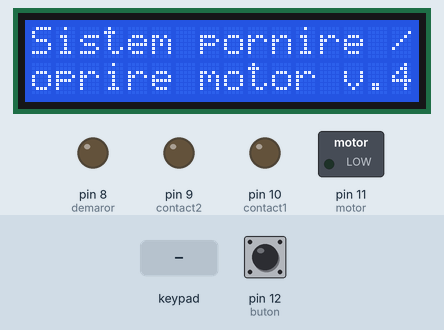
This sketch was run on a simulated Arduino Uno, built with avr-gcc and run on an emulated ATmega328P. Parts: 16×2 character LCD, switched loads named in the sketch (green lamp = pin HIGH), output pins drawn as LEDs (lit = HIGH). The inputs (shaded band) are chosen by the test bench; at power-on: pin 12 (buton) HIGH.

Above: at 0.1 s.
4.3 s: pin 12 (buton) pulled LOW for 3.2 s
At 6.5 s:
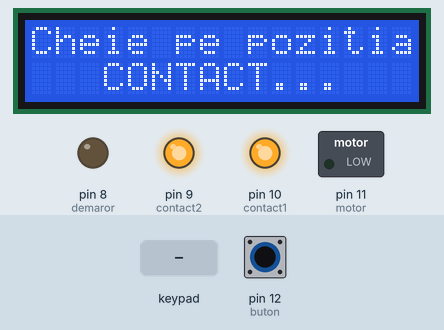
9.0 s: pin 12 (buton) pulled LOW for 0.15 s
At 10.7 s:
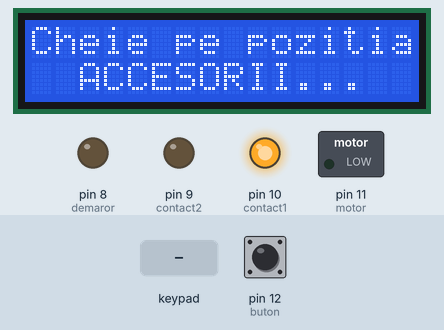
11.0 s: pin 12 (buton) pulled LOW for 1 s
At 12.1 s:
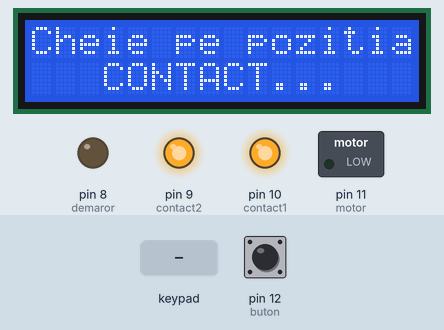
13.5 s: keypad keys 1 2 3 4 # pressed 0.4 s apart
At 16.3 s:
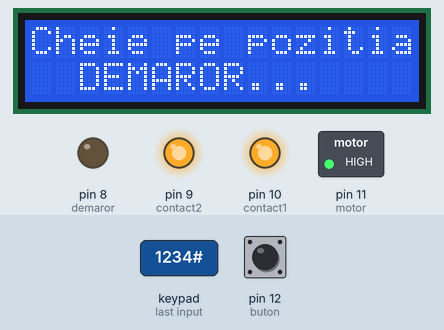
17.0 s: pin 12 (buton) pulled LOW for 0.15 s
At 18.3 s:
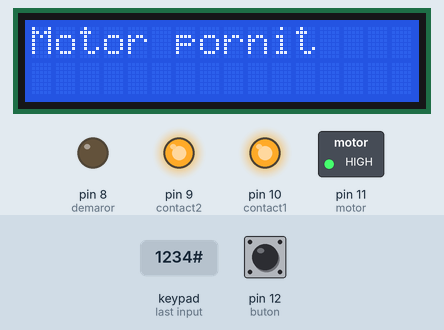
18.6 s: pin 12 (buton) pulled LOW for 3.2 s
At 22.4 s:
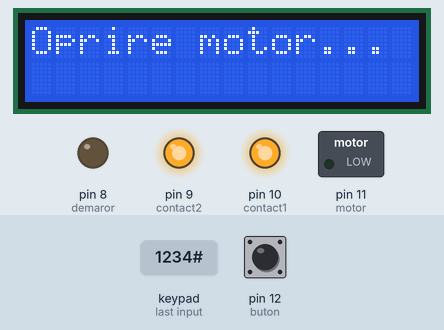
Timing chart, 0 to 25.3 s (numbered marks = the images above; inputs shaded):
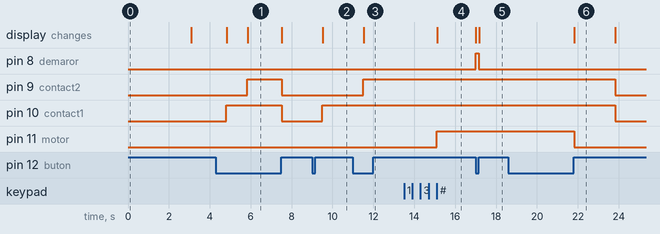

Measured:
- after the input at 4.3 s, pin 9 (contact2): LOW → HIGH after 1.5 s, → LOW 1.7 s later; pin 10 (contact1): LOW → HIGH after 0.50 s, → LOW 2.7 s later; the display: first changes after 0.53 s (image 1 shows a later state)
- after the input at 9.0 s, pin 10 (contact1): LOW → HIGH after 0.50 s; the display: changes after 0.53 s (image 2)
- after the input at 11.0 s, pin 9 (contact2): LOW → HIGH after 0.50 s; the display: changes after 0.53 s (image 3)
- after the input at 13.5 s, pin 11 (motor): LOW → HIGH after 1.6 s; the display: changes after 1.6 s (image 4)
- after the input at 17.0 s, pin 8 (demaror): LOW → HIGH at once, → LOW 0.16 s later; the display: first changes at once (image 5 shows a later state)
- after the input at 18.6 s, pin 9 (contact2), pin 10 (contact1): HIGH → LOW after 5.2 s; pin 11 (motor): HIGH → LOW after 3.2 s; the display: changes after 3.2 s (image 6)

The sketch:

car_engine_control_ver4.ino
```cpp
// sketch pornire motor
// apasare scurta buton -> contact pe prima treapta
// inca o apasare scurta buton -> contact pe a doua treapta
// apasare lunga de 3-4 secunde -> actionare demaror
// apasare scurta -> deconectare consumatori
// apasare iar 2-3 secunde -> oprire motor
// scusrtare timp demaror la 1 secunda si schimbare conectare buton
// conectat afisaj LCD 1602 pe i2c
// pus tastatura pentru acces cu cod
// versiune 4.0 - 22.08.2016, Craiova, Romania
// autor: Nicu FLORICA (niq_ro) - http://www.tehnic.go.ro
// http://nicuflorica.blogspot.ro/
// http://arduinotehniq.blogspot.com/
// http://www.arduinotehniq.com/

#include <Keypad.h>                // library for keyboard http://playground.arduino.cc/uploads/Code/keypad.zip
#include <Password.h>              // library for password http://playground.arduino.cc/uploads/Code/Password.zip
Password password = Password( "1234" );  // password

const byte rows = 4;                     // four rows
const byte cols = 3;                     // three columns
char keys[rows][cols] = {                // keys on keypad
{'1','2','3'},
{'4','5','6'},
{'7','8','9'},
{'*','0','#'}
};
byte rowPins[rows] = {2, 7, 6, 4};
byte colPins[cols] = {3, 1, 5};
Keypad keypad = Keypad(makeKeymap(keys), rowPins, colPins, rows, cols);


#include <Wire.h>                // folosire librarie pentru protocol i2c
#include <LiquidCrystal_I2C.h>   // folosire librarie pentru afisaj lcd1602 pe i2c

// afisaj 1602 pe i2c cu adresa 0x27
LiquidCrystal_I2C lcd(0x27, 16, 2);

#define buton 12    // buton pus la D12
#define contact1 10
#define contact2 9
#define demaror 8
#define motor 11
#define scurt 500   // timp in ms pentru eliminare


byte cheie;       // daca este 0 este repaus
                  // daca este 1 este contact pe prima treapta (accesorii)
                  // daca este 2 este contact pe treapta 2
                  // daca este 3 motorul este pornit

// These variables are for the push button routine
// variabile folosite pentru partea de apasare buton
byte starebuton = 0; // variabila pentru determinare stare buton (apasat sau nu)
int apasarelunga1 = 1500; // valoare timp apasare lunga in ms pentru pornire motor
int apasarelunga2 = 1000; // valoare timp apasare lunga in ms pentru oprire motor
int apasare = apasarelunga1; // valoare timp apasare buton
int coborare = 0;// valoare pentru timp apasare buton
int ridicare = 0;// valoare pentr timp eliberare buton
boolean starelogica = false; // variabila logica stare buton


void setup()
{
keypad.addEventListener(keypadEvent); // se creaza un obiect pentru urmarire apasare taste
lcd.begin();  // initializare afisaj
lcd.backlight(); // aprindere fundal

lcd.setCursor(0, 0);   // pozitionare cursor pe colana a 4-a din stanga - sus
lcd.print("Sistem pornire /"); // afisare text
lcd.setCursor(0, 1);   // mutare cursor pe coloana a 2-a din stanga - jos
lcd.print("oprire motor v.4"); // afisare text

delay(3000);
lcd.clear();

 pinMode(buton, INPUT);
 pinMode(contact1, OUTPUT);
 pinMode(contact2, OUTPUT);
 pinMode(demaror, OUTPUT);
 pinMode(motor, OUTPUT);

 digitalWrite(buton, HIGH); // intrarea butonului in 1 logic
 digitalWrite(contact1, LOW);
 digitalWrite(contact2, LOW);
 digitalWrite(demaror, LOW);
 digitalWrite(motor, LOW);

cheie = 0;   // la alimentarea modului masina nu este alimentata
lcd.noBacklight(); // aprindere fundal
}

void loop() {

if (cheie == 0)
//lcd.noBacklight(); // aprindere fundal
{      // daca echipamentul e in repaus
if (digitalRead(buton) == LOW)
{    // se apasa butonul
delay(scurt);
cheie = 1;    // trecem in starea de accesorii
digitalWrite(contact1, HIGH);
lcd.backlight(); // aprindere fundal
lcd.clear();
lcd.print("Cheie pe pozitia");
lcd.setCursor(2, 1);
lcd.print("ACCESORII...");
delay(scurt);
}
}

if (cheie == 1)
{      // daca echipamentul e pe accesorii
if (digitalRead(buton) == LOW)
{    // se apasa butonul
delay(scurt);
cheie = 2;    // trecem in starea de contact treapta 2-a
digitalWrite(contact2, HIGH);
lcd.clear();
lcd.print("Cheie pe pozitia");
lcd.setCursor(3, 1);
lcd.print("CONTACT...");
delay(scurt);
}
}

if (cheie == 2)
{      // daca echipamentul e pe contact
keypad.getKey();

    apasare = apasarelunga1;
    apasare = cattimp ();
    delay (10);

if (apasare < apasarelunga1) {
digitalWrite(contact1, LOW);
digitalWrite(contact2, LOW);
cheie = 0;    // trecem la starea de motor pornit
lcd.noBacklight(); // aprindere fundal
lcd.clear();
    }
}

if (cheie == 3)
{      // daca echipamentul e pe contact
while (digitalRead(buton) == LOW)
{    // se apasa butonul
//delay(scurt);
cheie = 4;    // trecem in starea de accesorii
digitalWrite(demaror, HIGH);
lcd.backlight(); // aprindere fundal
//lcd.clear();
lcd.setCursor(0, 0);
lcd.print("Actionare       ");
lcd.setCursor(2, 1);
lcd.print("DEMAROR...");
//delay(scurt);
}
if (digitalRead(buton) == HIGH)
    {
    digitalWrite(demaror, LOW);
 //   lcd.clear();
    }
}


if (cheie == 4)
{
//lcd.clear();
lcd.setCursor(0, 0);
lcd.print("Motor pornit");
lcd.setCursor(2, 1);
lcd.print("          ");
//delay(scurt);
  digitalWrite(demaror, LOW);
  // daca motorul e pornit
    apasare = apasarelunga2;
    apasare = cattimp ();
    delay (10);

    if (apasare > apasarelunga2) {
digitalWrite(motor, LOW);
lcd.clear();
lcd.print("Oprire motor... ");
delay(2000);
lcd.clear();
digitalWrite(contact1, LOW);
digitalWrite(contact2, LOW);
cheie = 0;     // trecem la starea de repaus
lcd.noBacklight(); // aprindere fundal
    }
}


} // se termina programul


// subrutina care trimite timpul de apasare al butonului
int cattimp () {
  starebuton = digitalRead(buton);
       if(starebuton == LOW && starelogica==false) {
              coborare = millis();
              starelogica = true;
          };

       if (starebuton == HIGH && starelogica==true) {
         ridicare = millis ();
         apasare = ridicare - coborare;
         starelogica = false;
       };
       return apasare;
}

//take care of some special events
void keypadEvent(KeypadEvent eKey){
  switch (keypad.getState()){
    case PRESSED:
//	Serial.print("Pressed: ");
//	Serial.println(eKey);
	switch (eKey){
	  case '#': checkPassword(); break;
	  case '*': password.reset(); break;
	  default: password.append(eKey);
     }
  }
}

  void checkPassword(){
  if (password.evaluate()){
//    Serial.println("Success");
//  sistem++;
  password.reset();
    //Add code to run if it works
digitalWrite(motor, HIGH);
lcd.clear();
lcd.print("Cheie pe pozitia");
lcd.setCursor(2, 1);
lcd.print("DEMAROR...");
cheie = 3;
  }else{
//    Serial.println("Wrong");
    //add code to run if it did not work
    password.reset();
  }
}
```
